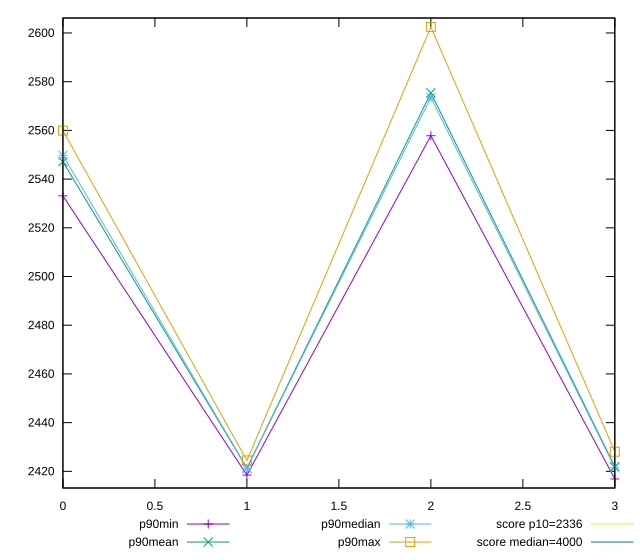

gnuplot code for this plot:
reset

$p90Min <<EOF
0 2533.124
1 2418.455
2 2557.806
3 2416.865
EOF

$p90Mean <<EOF
0 2547.137287234043
1 2421.308070212766
2 2575.4247861702124
3 2421.9240531914893
EOF

$p90Median <<EOF
0 2549.7834999999995
1 2421.337
2 2573.5175
3 2421.4995499999995
EOF

$p90Max <<EOF
0 2559.916
1 2424.463
2 2602.432
3 2428.044
EOF

set key outside below
set xrange [0:3]
set yrange [2413.15366:2606.1433399999996]
set trange [2413.15366:2606.1433399999996]
set terminal svg size 640, 560 enhanced background rgb 'white'
set output "reports/report_00033_2021-03-01T14-23-16.841Z/first-contentful-paint/progression/value.svg"

plot $p90Min title "p90min" with linespoints, \
     $p90Mean title "p90mean" with linespoints, \
     $p90Median title "p90median" with linespoints, \
     $p90Max title "p90max" with linespoints, \
     2336 title "score p10=2336", \
     4000 title "score median=4000"

reset
